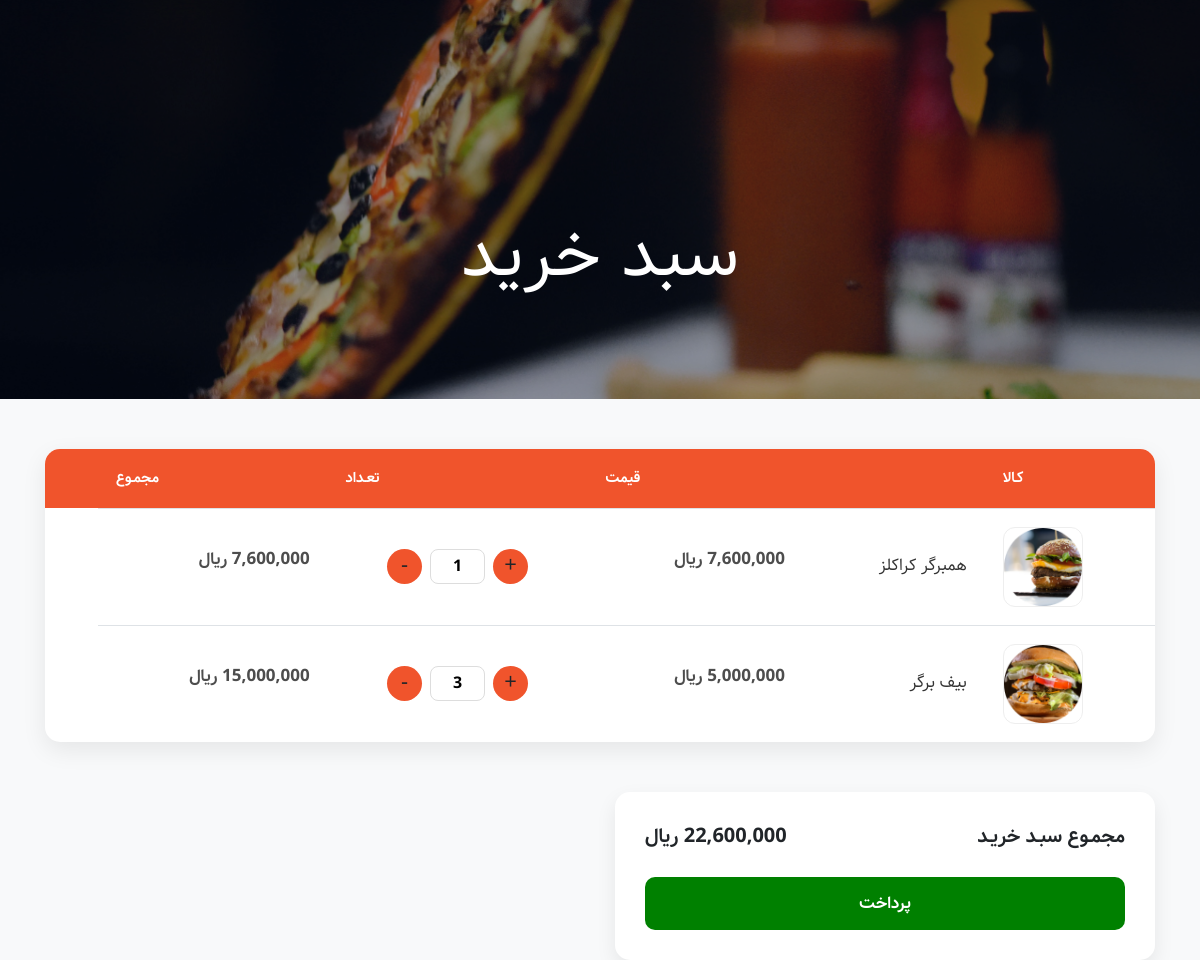
The page /order/user-basket (signed in) on the database as committed earlier.
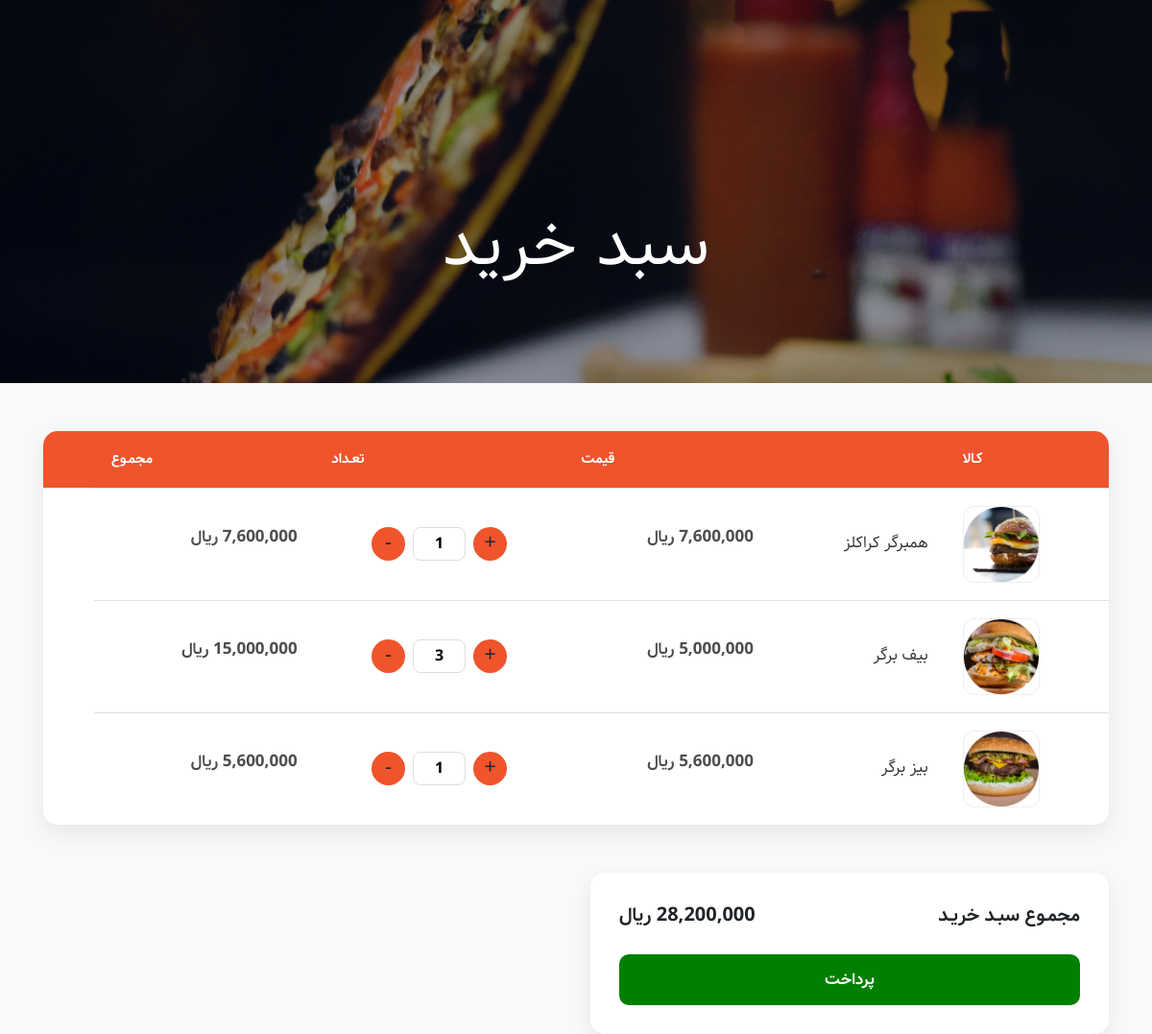
The same page on the database as committed later.
### order_module/models.py (models this page shows, shortened)
class OrderDetail(models.Model):
    order=models.ForeignKey(Order,on_delete=models.CASCADE,verbose_name='سفارش')
    product=models.ForeignKey(Burger,on_delete=models.CASCADE,blank=True,verbose_name='محصول')
    count=models.IntegerField(blank=True,verbose_name='تعداد محصول')
    final_price=models.IntegerField(null=True,blank=True,verbose_name='قمیت نهایی تک محصول')
    def get_total_price(self):
        total_price=self.product.price * self.count
        return total_price
    class Meta:
        verbose_name="جزئیات سبد خرید"
        verbose_name_plural="جزئیات"

class Order(models.Model):
    user=models.ForeignKey(User,on_delete=models.CASCADE,verbose_name='کاربر')
    is_paid=models.BooleanField(verbose_name='پرداخت شده/نشده')
    payment_date=models.DateField(null=True,blank=True,verbose_name='تاریخ پرداخت')
    def calculate_total_price(self):
        total_amount=0
        if self.is_paid:
            for detail in self.orderdetail_set.all():
                total_amount += detail.final_price * detail.count
                return total_amount
        else:
            for detail in self.orderdetail_set.all():
                total_amount += detail.product.price * detail.count
            return total_amount
    class Meta:
        verbose_name="سبد خرید کاربر"
        verbose_name_plural="سبد خرید کاربران"

### product_module/models.py (models this page shows, shortened)
class Burger(models.Model):
    name=models.CharField(max_length=100,verbose_name="نام محصول")
    price=models.IntegerField(verbose_name="قیمت محصول")
    image=models.ImageField(upload_to="images/products",verbose_name="تصویر محصول")
    short_description=models.CharField(max_length=300,null=True,verbose_name="توضیحات محصول")
    is_active=models.BooleanField(verbose_name='موجود/غیرموجود')
    is_popular=models.BooleanField(verbose_name="پرطرفدار")
    class Meta:
        verbose_name="محصول"
        verbose_name_plural="محصولات"

### order_module/views.py (the view)
# urls.py: path('user-basket',views.userBasketView,name='userBasket'),
@login_required
def userBasketView(request:HttpRequest):
    current_order,created=Order.objects.prefetch_related('orderdetail_set').get_or_create(is_paid=False,user_id=request.user.id)
    context={
        'current_order':current_order
    }
    return render(request,'order_module/user_basket.html',context)

### polls/templatetags/poll_extras.py (called while the page is built)
@register.filter(name='three_digits_currency')
def three_digits_currency(value:int):
    return '{:,}'.format(value)+' ریال'

### order_module/templates/order_module/user_basket.html (shortened to what this page needs)
{% extends 'shared/layout.html' %}
{% load poll_extras %}
{% block content %}
<div class="bradcam_area breadcam_bg_3 overlay">
    <h3>سبد خرید</h3>
</div>
{% if current_order.orderdetail_set.all %}
<section id="cart_items">
    <div class="container">
        <div class="table-responsive cart_info">
            <table class="table table-condensed">
                <thead>
                    <tr class="cart_menu">
                        <td class="image">کـالا</td>
                        <td class="description"></td>
                        <td class="price">قیمت</td>
                        <td class="quantity">تعـداد</td>
                        <td class="total">مجمـوع</td>
                        <td></td>
                    </tr>
                </thead>
                <tbody>
                    {% for detail in current_order.orderdetail_set.all %}
                    <tr>
                        <td class="cart_product">
                            <a href=""><img src="{{detail.product.image.url}}" width="65" alt=""></a>
                        </td>
                        <td class="cart_description">
                            <h4><a class="one-line-text" href="">{{detail.product.name}}</a></h4>
                        </td>
                        <td class="cart_price">
                            <p>{{detail.product.price | three_digits_currency}}</p>
                        </td>
                        <td class="cart_quantity">
                            <div class="cart_quantity_button">
                                <a class="cart_quantity_up cursor_pointer"
                                    onclick="order_detail_quantity('{{detail.id}}','increase')"> + </a>
                                <input class="cart_quantity_input" type="text" name="quantity" value="{{detail.count}}"
                                    autocomplete="off" size="2">
                                <a class="cart_quantity_down cursor_pointer"
                                    onclick="order_detail_quantity('{{detail.id}}','decrease')"> - </a>
                            </div>
                        </td>
                        <td class="cart_total">
                            <p class="cart_total_price">{{detail.get_total_price | three_digits_currency}}</p>
                        </td>
                    </tr>
                    {% endfor %}
                </tbody>
            </table>
        </div>
    </div>
</section>
<section id="do_action">
    <div class="container">
        <div class="row">
            <div class="col-sm-6">
                <div class="total_area">
                    <ul>
                        <li>مجمـوع سبـد خریـد
                            <span>{{current_order.calculate_total_price | three_digits_currency}}</span>
                        </li>
                    </ul>
                    <a class="btn btn-default check_out" href="">پرداخت</a>
                </div>
            </div>
        </div>
    </div>
</section>
{% endif %}
{% endblock %}

Rows that differ between the two databases and show on the page:
added OrderDetail: product.image (picture), product.name "بیز برگر", product.price|three_digits_currency "5,600,000 ریال", quantity "1", get_total_price|three_digits_currency "5,600,000 ریال"
computed for Order: calculate_total_price|three_digits_currency "22,600,000 ریال" → "28,200,000 ریال"
